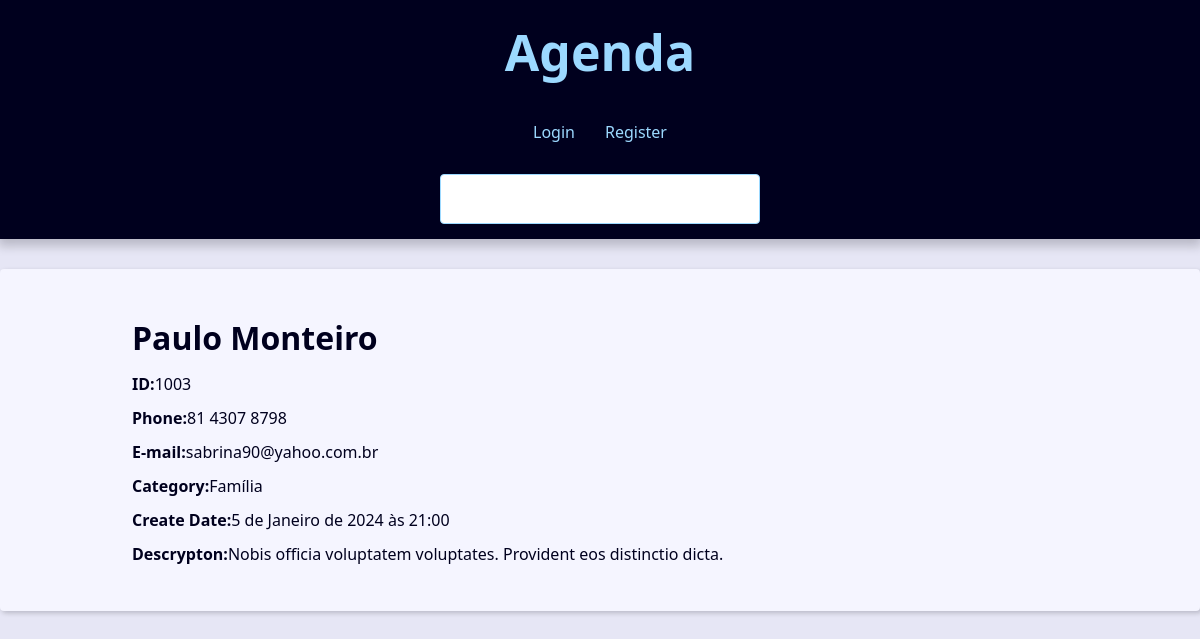
Screenshot of /contact/1003/show_details/ with the database file from the repository.
### contact/models.py (models this page shows, shortened)
class Contact(models.Model):
    first_name = models.CharField( max_length = 50 )
    last_name = models.CharField( max_length = 50 )
    phone = models.CharField( max_length = 50 )
    email = models.EmailField( max_length = 254, blank = True )
    created_date = models.DateTimeField( default = timezone.now ) #configura timezone no settings do projeto
    description = models.TextField(blank = True)
    show = models.BooleanField(default = True)
    pictures = models.ImageField(blank=True, upload_to='picture/%Y/%M')
    category = models.ForeignKey(Category,
                                 on_delete = models.SET_NULL,
                                 blank = True,
                                 null = True)
    owner = models.ForeignKey(User,
                                 on_delete = models.SET_NULL,
                                 blank = True,
                                 null = True)

class Category(models.Model):
    name = models.CharField( max_length = 50 )
    class Meta:
        verbose_name = 'Categoria' #seta o nome padrao no singular
        verbose_name_plural = 'Categories' #seta o nome padroa no plural

### contact/views/contact_views.py (the view)
# urls.py: path('contact/<int:contact_id>/show_details/',views.contact, name='contact'),
def contact(request:HttpRequest,contact_id:int) -> HttpResponse:
    single_contact = get_object_or_404(Contact,id=contact_id, show=True)
    context = {
        'contact': single_contact,
        'site_title': f'{single_contact.first_name} {single_contact.last_name} - '
    }
    return render(
        request=request,
        context=context,
        template_name='contact/contact.html',
    )

### contact/templates/contact/contact.html (shortened to what this page needs)
{% extends "global/base.html" %}
{% block content %}
<div class="single-contact">
    <h1 class="single-contact-name">
        {{ contact.first_name}} {{ contact.last_name}}
    </h1>
    <p><b>ID:</b>{{ contact.id}}</p>
    <p><b>Phone:</b>{{ contact.phone}}</p>
    <p><b>E-mail:</b>{{ contact.email}}</p>
    <p><b>Category:</b>{{ contact.category.name}}</p>
    <p><b>Create Date:</b>{{ contact.created_date}}</p>
    <p><b>Descrypton:</b>{{ contact.description}}</p>
</div>
{% endblock content %}

### base_static/global/css/style.css (style rules this page uses)
:root { --spacing: 1.5rem; --link-dark-color: rgb(0, 83, 134); --link-light-color: rgb(156, 217, 255); --clr-white: rgb(245, 245, 255); --clr-black: rgb(0, 0, 30); --clr-light-gray: rgb(230, 230, 245); --clr-dark-shadow-5: rgba(0, 0, 10, 5%); --clr-dark-shadow-10: rgba(0, 0, 10, 10%); --clr-dark-shadow-20: rgba(0, 0, 10, 20%); --clr-light-shadow-5: rgba(200, 200, 255, 5%); --clr-light-shadow-10: rgba(200, 200, 255, 10%); --clr-light-shadow-20: rgba(200, 200, 255, 20%); --main-page-width: 120rem; --table-min-width: 60rem; --biggest-font-size: 5rem; --bigger-font-size: 4rem; --big-font-size: 3.2rem; --medium-font-size: 2.4rem; --small-font-size: 1.6rem; --smaller-font-size: 1.4rem; --smallest-font-size: 1.2rem; --transition-fast: 300ms; --transition-medium: 600ms; --transition-slow: 1s; --default-border-radius: 4px; }
*, *::before, *::after { margin: 0; padding: 0; box-sizing: border-box; }
html { font-size: 62.5%; }
body { font-family: system-ui, -apple-system, BlinkMacSystemFont, 'Segoe UI', Roboto, Oxygen, Ubuntu, Cantarell, 'Open Sans', 'Helvetica Neue', sans-serif; line-height: 1.5; font-size: var(--small-font-size); color: var(--clr-black); -webkit-font-smoothing: antialiased; background: var(--clr-light-gray); }
@media (min-width: 600px) { .single-contact { max-width: 80%; margin: calc(var(--spacing) * 2) auto; } }
.single-contact h1 { margin: 1rem 0; }
.single-contact p { margin: 1rem 0; }

### rows the page displays
Contact: first_name "Paulo", last_name "Monteiro", id "1003", phone "81 4307 8798", email "sabrina90@yahoo.com.br", category.name "Família", created_date "5 de Janeiro de 2024 às 21:00", description "Nobis officia voluptatem voluptates. Provident eos distinctio dicta."
